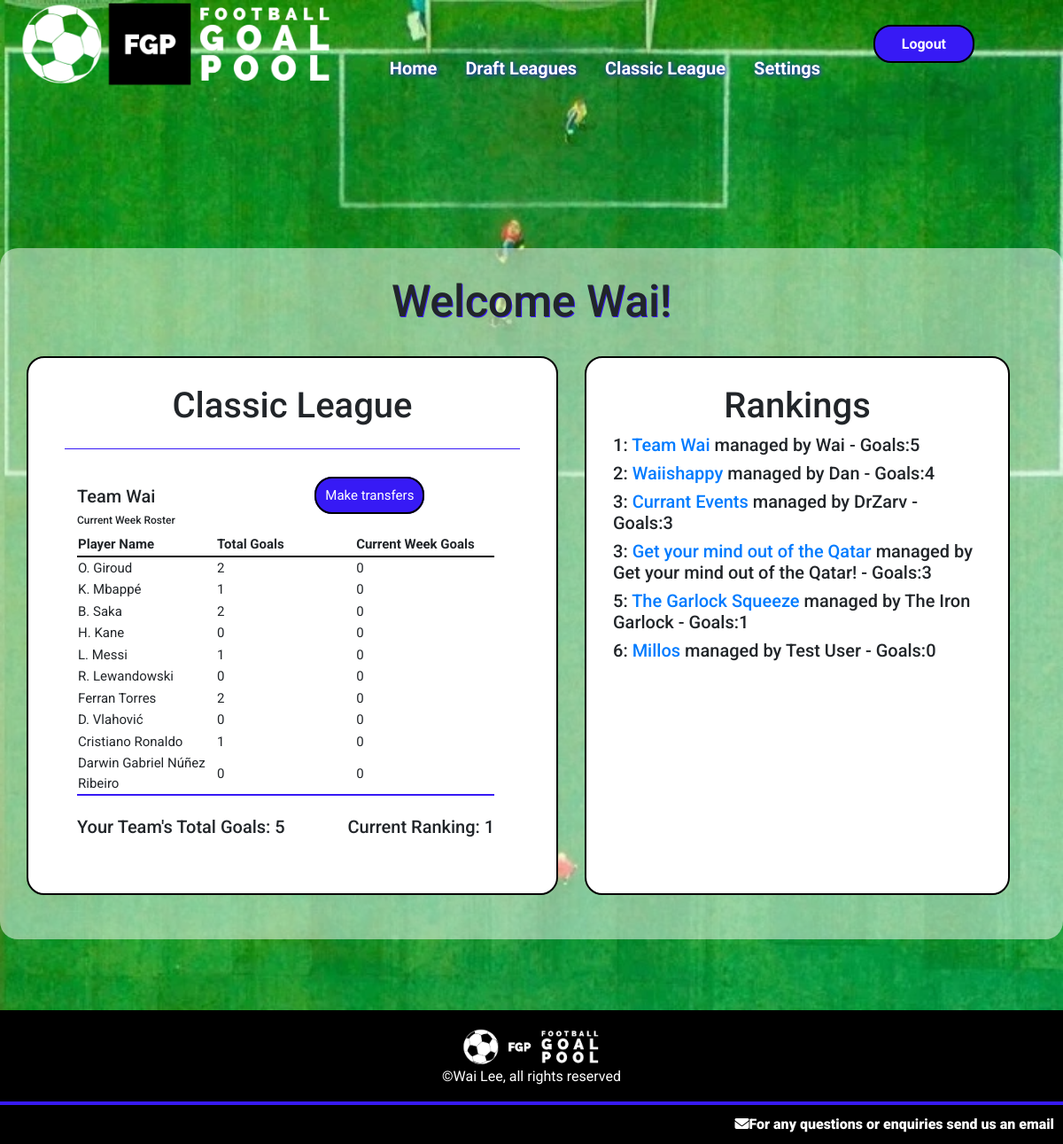
/globalleague (signed in), run on an earlier commit of the app's database.
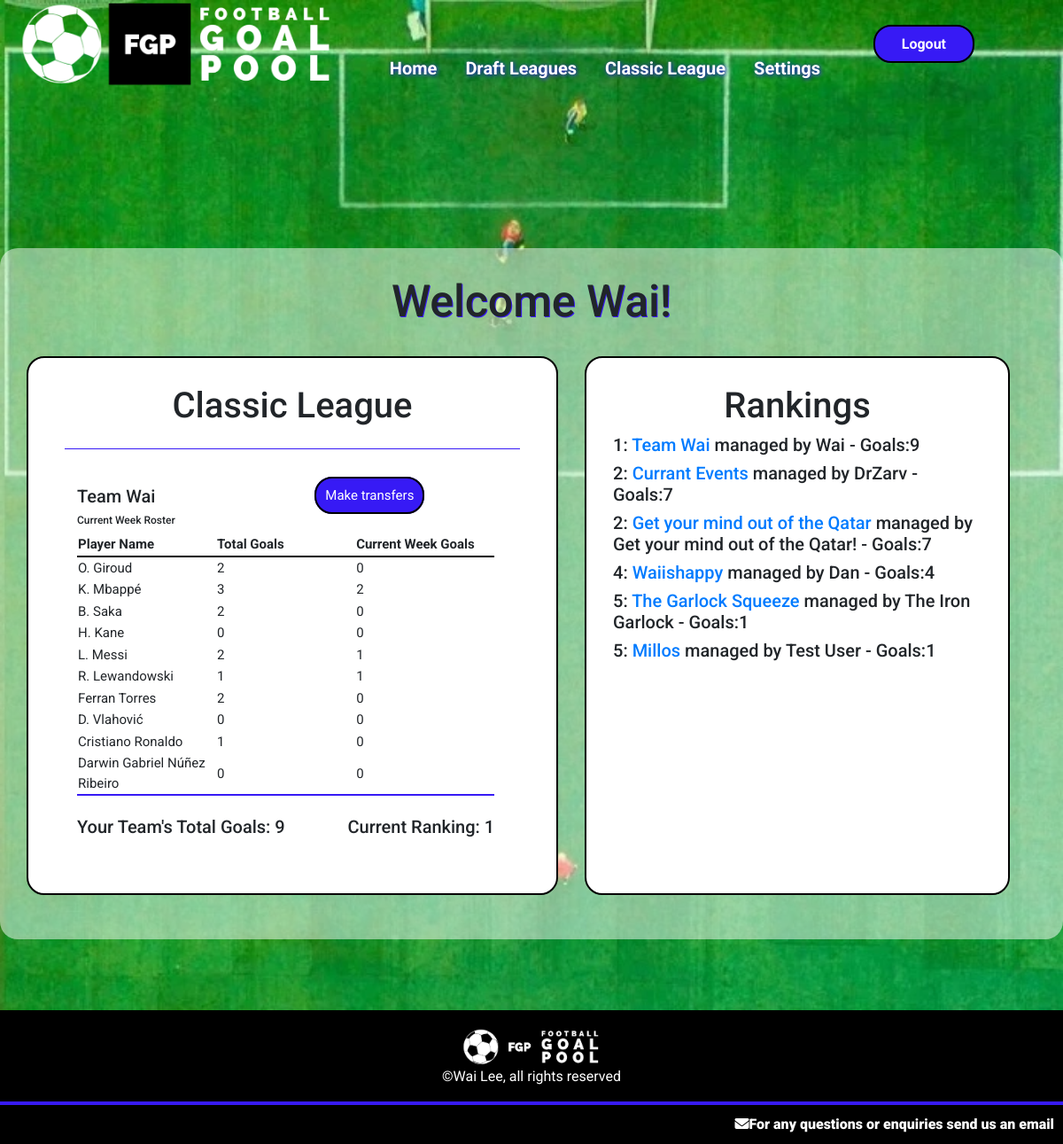
And on a later commit of the database.
### goalpoolapp/models.py (models this page shows, shortened)
class User(AbstractUser):
    emailpermission = models.BooleanField(null=True)

class Team(models.Model):
    manager = models.ForeignKey(User, on_delete=models.CASCADE, related_name="managedteams")
    league = models.ForeignKey(League, on_delete=models.CASCADE, related_name="leagueteams")
    players = models.ManyToManyField(Player, related_name="teams", blank=True)
    provisionalplayers = models.ManyToManyField(Player, related_name="provisionalteams", blank=True)
    rank = models.IntegerField(default=1)
    teamname = models.CharField(max_length=64)
    totalgoals = models.IntegerField(default=0)
    draftnumber = models.IntegerField(blank=True, null=True)

class Player(models.Model):
    playercode = models.IntegerField()
    leagues = models.ManyToManyField(League, related_name="leagueplayers", blank=True)
    nickname = models.CharField(max_length=64)
    goals = models.IntegerField(default=0)
    country = models.ForeignKey(Country, on_delete=models.CASCADE, related_name="players")
    currentweekgoals = models.IntegerField(default=0)
    position = models.CharField(max_length=12)
    pic = models.CharField(max_length=100)

### goalpoolapp/views.py (the view)
# urls.py: path('globalleague', views.globalleague, name='globalleague'),
@login_required
def globalleague(request):
    if request.method == "GET":
        global_league = getGlobalLeague()
        try:
            userteam = Team.objects.get(league=global_league, manager=request.user)
            global_teams = global_league.leagueteams.all().order_by('totalgoals')
            teamorder = Paginator(global_teams, 50)
            page = request.GET.get('page')
            teams = teamorder.get_page(page)
            return render(request, 'goalpoolapp/globalleague.html', {
                "league": global_league,
                "team": userteam,
                "teams": teams
            })
        except:
            return render(request, 'goalpoolapp/globalleague.html')

### goalpoolapp/functions.py (called while the page is built)
def getGlobalLeague():
    return League.objects.get(id='19')

### goalpoolapp/templates/goalpoolapp/globalleague.html (shortened to what this page needs)
{% extends "goalpoolapp/layout.html" %}
{% load static %}
{% block body %}
<div id="main-page-content-container">
    <div id="main-page-content">
        <h2>Welcome {{ user.username }}!</h2>
        <br>
        {% if not team %}
        <h3>You currently do not have a team registered for the Classic league</h3>
        <a class="button" href="{% url 'goalpoolapp:createglobalteam' %}">Click here to create a team</a>
        {% else %}
            <div class="leagues-container">
                <div>
                    <div class="leaguecontainer">
                        <h3>Classic League</h3>
                        <hr>
                        <div class="leagueinformation">
                            <div class="leaguetablecontainer">
                                <div class="split-flexbox">
                                    <div>
                                        <h5>{{ team.teamname }}</h5>
                                        <h6>Current Week Roster</h6>
                                    </div>
                                    <br>
                                    <div>
                                        {% if team.manager == user %}
                                        <a class="button" href="{% url 'goalpoolapp:globaltransfers' %}">Make transfers</a>
                                        {% endif %}
                                    </div>
                                    <br>
                                </div>
                                <table class="leaguetable">
                                    <tr>
                                        <th>Player Name</th>
                                        <th>Total Goals</th>
                                        <th>Current Week Goals</th>
                                    </tr>
                                    {% for player in team.players.all %}
                                    <tr>
                                        <td>{{ player.nickname }}</td>
                                        <td>{{ player.goals }}</td>
                                        <td>{{ player.currentweekgoals }}</td>
                                    </tr>
                                    {% endfor %}
                                </table>
                                <br>
                                <div class="split-flexbox">
                                    <h5>
                                        Your Team's Total Goals: {{ team.totalgoals }}
                                    </h5>
                                    <h5>
                                        Current Ranking: {{ team.rank }}
                                    </h5>
                                </div>
                            </div>
                        </div>
                    </div>
                </div>
                <div class="leaguecontainer">
                    <h3>Rankings</h3>
                    <div>
                        {% for team in teams|dictsort:"rank" %}
                            <h5>{{ team.rank }}: <a href="{% url 'goalpoolapp:viewglobalteam' team.id %}">{{ team.teamname }}</a> managed by {{ team.manager }} - Goals:{{ team.totalgoals }}</h5>
                        {% endfor %}
                    </div>
                </div>
            </div>
        {% endif %}
    </div>
</div>
{% endblock %}

### goalpoolapp/templates/goalpoolapp/layout.html (shortened to what this page needs)
{% load static %}
<!DOCTYPE html>
<html lang="en">
    <head>
        <link rel="stylesheet" href="https://stackpath.bootstrapcdn.com/bootstrap/4.4.1/css/bootstrap.min.css">
        <link href="{% static 'goalpoolapp/styles.css' %}?v=3" rel="stylesheet">
    </head>
    <body>
            <header>
                <nav id="navbar">
                    <img src="{% static 'goalpoolapp/siteimages/logo.png' %}" id="site-logo">
                    {% if user.is_authenticated %}
                    <div id="nav-link-box">
                        <div class="nav-item">
                            <a class="nav-link menuitem" href="/"><strong>Home</strong></a>
                        </div>
                        <div class="nav-item" id="leaguemenu">
                            <a class="nav-link menuitem" href="{% url 'goalpoolapp:draft' %}"><strong>Draft Leagues</strong></a>
                        </div>
                        <div class="nav-item">
                            <a class="nav-link menuitem" href="{% url 'goalpoolapp:globalleague' %}"><strong>Classic League</strong></a>
                        </div>
                        <div class="nav-item">
                            <a class="nav-link menuitem" href="{% url 'goalpoolapp:settings' %}"><strong>Settings</strong></a>
                        </div>
                    </div>
                    <div class="nav-item">
                        <a id="logoutbutton" href="{% url 'goalpoolapp:logoutuser' %}"><strong>Logout</strong></a>
                    </div>
                    {% else %}
                    <div class="nav-item">
                        <a id="loginbutton" href="{% url 'goalpoolapp:loginuser' %}"><strong>Login</strong></a>
                    </div>
                    {% endif %}
                </nav>
            </header>
            <main>
                {% block body %}
                {% endblock %}
            </main>
            <footer>
                <div id="footercontentcontainer">
                    <div class="footerlinkscontainer">
                        <img src="{% static 'goalpoolapp/siteimages/logo.png' %}" id="footer-logo">
                        <p id="copyright-notice">&copy;Wai Lee, all rights reserved </p>
                    </div>
                </div>
                <div id="socialmedialinkscontainer">
                    <a href = "mailto: footballgoalpool@gmail.com"><i class="fa-solid fa-envelope"><span>For any questions or enquiries send us an email</span></i></a>
                </div>
            </footer>
    </body>
</html>

### goalpoolapp/static/goalpoolapp/styles.css (style rules this page uses)
* { font-family: 'Roboto', sans-serif; }
h2 { font-size: 50px; text-shadow: 1px 1px #371af5; text-align: center; }
h3 { font-size: 40px; text-align: center; }
h6 { font-size: 12px; }
body { min-height: 100vh; display: flex; flex-direction: column; }
main { margin-bottom: 50px; }
hr { border: 0; clear:both; display:block; width: 96%; background-color: #371af5; height: 1px; }
.button { background-color: #371af5; padding: 10px; border-radius: 20px; color: white; border: solid black 2px; }
th { width: 20%; border-bottom: solid black 2px; }
tr { height: 20px; }
.split-flexbox { display: flex; justify-content: space-between; }
nav { background-color: #371af500; display: flex; flex-direction: row; justify-content: space-between; align-items: center; width: 100%; transition: 0.5s; position: fixed; z-index: 1; -webkit-transition: 0.5s; -moz-transition: 0.5s; -ms-transition: 0.5s; -o-transition: 0.5s; }
#site-logo { width: 30%; margin-left: 20px; transition: 0.5s; }
.nav-link { font-size: 20px; color: white; text-decoration: none; text-shadow: 1px 1px 5px #371af5; }
#nav-link-box { display: flex; height: 100px; align-items: end; }
#loginbutton, #logoutbutton { background-color: #371af5; border-radius: 20px; color: white; border: solid black 2px; margin-right: 100px; padding: 10px 30px; transition: 0.5s; -webkit-transition: 0.5s; -moz-transition: 0.5s; -ms-transition: 0.5s; -o-transition: 0.5s; }
#main-page-content-container { display: flex; flex-direction: column; align-items: center; padding: 30px; }
#main-page-content { max-width: 1200px; background-color: #FFFFFF80; display: flex; flex-direction: column; align-items: center; padding: 30px; margin-top: 250px; border-radius: 20px; }
.leaguecontainer { margin: 0 5% 20px; display: flex; flex-direction: column; align-items: center; width: 600px; border: black solid 2px; border-radius: 20px; padding: 30px; background-color: white; -webkit-border-radius: 20px; -moz-border-radius: 20px; -ms-border-radius: 20px; -o-border-radius: 20px; }
.leagues-container { display: flex; flex-direction: row; }
.leagueinformation { display: flex; flex-direction: row; justify-content: space-between; width: 100%; padding: 20px; }
.leaguetablecontainer { width: 95%; font-size: 15px; margin: 5px; }
.leaguetable { border-bottom: #371af5 solid 2px; }
footer { width: 100%; background-color: black; display: flex; flex-direction: column; justify-content: center; margin-top: auto; }
#footercontentcontainer { display: flex; margin-top: 20px; justify-content: space-around; flex-direction: row; border-bottom: #371af5 solid 4px; }
.footerlinkscontainer { display: flex; flex-direction: column; align-items: center; }
#socialmedialinkscontainer { display: flex; justify-content: flex-end; }
#footer-logo { width: 20%; }
#copyright-notice { color: white; }
footer a { padding: 10px; text-decoration: none; color: white; font-size: 16px; }

What changed in the data, as far as the page shows it:
changed Team "Team Wai": totalgoals "5" → "9"
changed Player "K. Mbappé": goals "1" → "3"; currentweekgoals "0" → "2"
changed Player "L. Messi": goals "1" → "2"; currentweekgoals "0" → "1"
changed Player "R. Lewandowski": goals "0" → "1"; currentweekgoals "0" → "1"
changed Team "Currant Events": rank "3" → "2"; totalgoals "3" → "7"
changed Team "Get your mind out of the Qatar": rank "3" → "2"; totalgoals "3" → "7"
changed Team "Waiishappy": rank "2" → "4"; moves down the list
changed Team "Millos": rank "6" → "5"; totalgoals "0" → "1"
